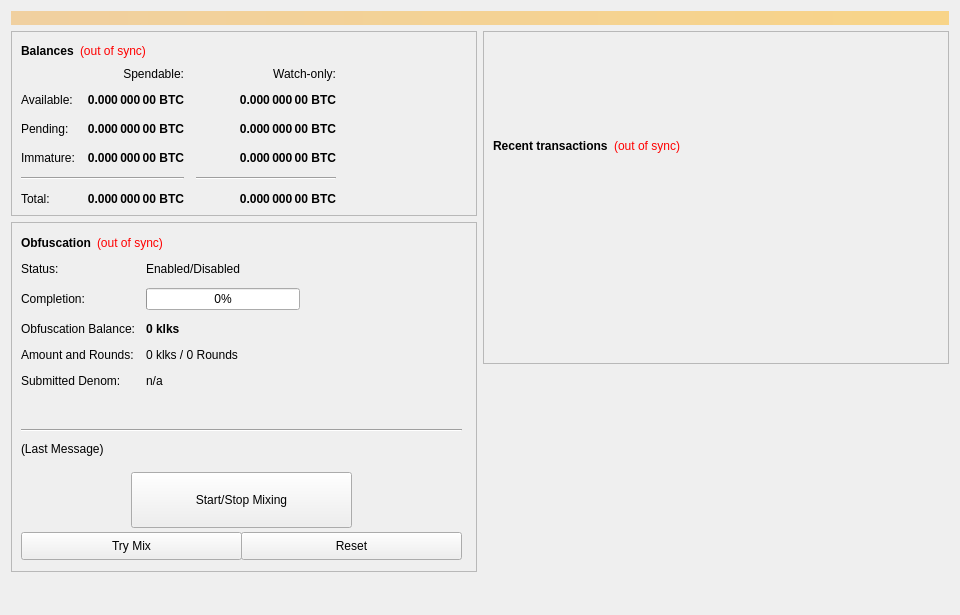
<?xml version="1.0" encoding="UTF-8"?>
<ui version="4.0">
 <class>OverviewPage</class>
 <widget class="QWidget" name="OverviewPage">
  <property name="geometry">
   <rect>
    <x>0</x>
    <y>0</y>
    <width>960</width>
    <height>615</height>
   </rect>
  </property>
  <property name="minimumSize">
   <size>
    <width>960</width>
    <height>0</height>
   </size>
  </property>
  <property name="windowTitle">
   <string>Form</string>
  </property>
  <layout class="QVBoxLayout" name="topLayout">
   <item>
    <widget class="QLabel" name="labelAlerts">
     <property name="visible">
      <bool>false</bool>
     </property>
     <property name="styleSheet">
      <string notr="true">background-color: qlineargradient(x1: 0, y1: 0, x2: 1, y2: 0, stop:0 #F0D0A0, stop:1 #F8D488); color:#000000;</string>
     </property>
     <property name="wordWrap">
      <bool>true</bool>
     </property>
     <property name="margin">
      <number>3</number>
     </property>
    </widget>
   </item>
   <item>
    <layout class="QHBoxLayout" name="horizontalLayout" stretch="1,1">
     <item>
      <layout class="QVBoxLayout" name="verticalLayout_2">
       <item>
        <widget class="QFrame" name="frame">
         <property name="frameShape">
          <enum>QFrame::StyledPanel</enum>
         </property>
         <property name="frameShadow">
          <enum>QFrame::Raised</enum>
         </property>
         <layout class="QVBoxLayout" name="verticalLayout_4">
          <item>
           <layout class="QHBoxLayout" name="horizontalLayout_4">
            <item>
             <widget class="QLabel" name="label_5">
              <property name="font">
               <font>
                <weight>75</weight>
                <bold>true</bold>
               </font>
              </property>
              <property name="text">
               <string>Balances</string>
              </property>
             </widget>
            </item>
            <item>
             <widget class="QLabel" name="labelWalletStatus">
              <property name="cursor">
               <cursorShape>WhatsThisCursor</cursorShape>
              </property>
              <property name="toolTip">
               <string>The displayed information may be out of date. Your wallet automatically synchronizes with the klks network after a connection is established, but this process has not completed yet.</string>
              </property>
              <property name="styleSheet">
               <string notr="true">QLabel { color: red; }</string>
              </property>
              <property name="text">
               <string notr="true">(out of sync)</string>
              </property>
              <property name="alignment">
               <set>Qt::AlignLeading|Qt::AlignLeft|Qt::AlignVCenter</set>
              </property>
             </widget>
            </item>
            <item>
             <spacer name="horizontalSpacer_3">
              <property name="orientation">
               <enum>Qt::Horizontal</enum>
              </property>
              <property name="sizeHint" stdset="0">
               <size>
                <width>40</width>
                <height>20</height>
               </size>
              </property>
             </spacer>
            </item>
           </layout>
          </item>
          <item>
           <layout class="QGridLayout" name="gridLayout">
            <property name="spacing">
             <number>12</number>
            </property>
            <item row="2" column="2">
             <widget class="QLabel" name="labelWatchPending">
              <property name="font">
               <font>
                <weight>75</weight>
                <bold>true</bold>
               </font>
              </property>
              <property name="cursor">
               <cursorShape>IBeamCursor</cursorShape>
              </property>
              <property name="toolTip">
               <string>Unconfirmed transactions to watch-only addresses</string>
              </property>
              <property name="text">
               <string notr="true">0.000 000 00 BTC</string>
              </property>
              <property name="alignment">
               <set>Qt::AlignRight|Qt::AlignTrailing|Qt::AlignVCenter</set>
              </property>
              <property name="textInteractionFlags">
               <set>Qt::LinksAccessibleByMouse|Qt::TextSelectableByKeyboard|Qt::TextSelectableByMouse</set>
              </property>
             </widget>
            </item>
            <item row="2" column="1">
             <widget class="QLabel" name="labelUnconfirmed">
              <property name="font">
               <font>
                <weight>75</weight>
                <bold>true</bold>
               </font>
              </property>
              <property name="cursor">
               <cursorShape>IBeamCursor</cursorShape>
              </property>
              <property name="toolTip">
               <string>Total of transactions that have yet to be confirmed, and do not yet count toward the spendable balance</string>
              </property>
              <property name="text">
               <string notr="true">0.000 000 00 BTC</string>
              </property>
              <property name="alignment">
               <set>Qt::AlignRight|Qt::AlignTrailing|Qt::AlignVCenter</set>
              </property>
              <property name="textInteractionFlags">
               <set>Qt::LinksAccessibleByMouse|Qt::TextSelectableByKeyboard|Qt::TextSelectableByMouse</set>
              </property>
             </widget>
            </item>
            <item row="3" column="2">
             <widget class="QLabel" name="labelWatchImmature">
              <property name="font">
               <font>
                <weight>75</weight>
                <bold>true</bold>
               </font>
              </property>
              <property name="cursor">
               <cursorShape>IBeamCursor</cursorShape>
              </property>
              <property name="toolTip">
               <string>Staked or masternode rewards in watch-only addresses that has not yet matured</string>
              </property>
              <property name="text">
               <string notr="true">0.000 000 00 BTC</string>
              </property>
              <property name="alignment">
               <set>Qt::AlignRight|Qt::AlignTrailing|Qt::AlignVCenter</set>
              </property>
              <property name="textInteractionFlags">
               <set>Qt::LinksAccessibleByMouse|Qt::TextSelectableByKeyboard|Qt::TextSelectableByMouse</set>
              </property>
             </widget>
            </item>
            <item row="4" column="0" colspan="2">
             <widget class="Line" name="lineSpendableBalance">
              <property name="orientation">
               <enum>Qt::Horizontal</enum>
              </property>
             </widget>
            </item>
            <item row="4" column="2">
             <widget class="Line" name="lineWatchBalance">
              <property name="sizePolicy">
               <sizepolicy hsizetype="Preferred" vsizetype="Fixed">
                <horstretch>0</horstretch>
                <verstretch>0</verstretch>
               </sizepolicy>
              </property>
              <property name="minimumSize">
               <size>
                <width>140</width>
                <height>0</height>
               </size>
              </property>
              <property name="orientation">
               <enum>Qt::Horizontal</enum>
              </property>
             </widget>
            </item>
            <item row="5" column="0">
             <widget class="QLabel" name="labelTotalText">
              <property name="text">
               <string>Total:</string>
              </property>
             </widget>
            </item>
            <item row="3" column="1">
             <widget class="QLabel" name="labelImmature">
              <property name="font">
               <font>
                <weight>75</weight>
                <bold>true</bold>
               </font>
              </property>
              <property name="cursor">
               <cursorShape>IBeamCursor</cursorShape>
              </property>
              <property name="toolTip">
               <string>Staked or masternode rewards that has not yet matured</string>
              </property>
              <property name="text">
               <string notr="true">0.000 000 00 BTC</string>
              </property>
              <property name="alignment">
               <set>Qt::AlignRight|Qt::AlignTrailing|Qt::AlignVCenter</set>
              </property>
              <property name="textInteractionFlags">
               <set>Qt::LinksAccessibleByMouse|Qt::TextSelectableByKeyboard|Qt::TextSelectableByMouse</set>
              </property>
             </widget>
            </item>
            <item row="2" column="3">
             <spacer name="horizontalSpacer_2">
              <property name="orientation">
               <enum>Qt::Horizontal</enum>
              </property>
              <property name="sizeHint" stdset="0">
               <size>
                <width>40</width>
                <height>20</height>
               </size>
              </property>
             </spacer>
            </item>
            <item row="3" column="0">
             <widget class="QLabel" name="labelImmatureText">
              <property name="text">
               <string>Immature:</string>
              </property>
             </widget>
            </item>
            <item row="5" column="1">
             <widget class="QLabel" name="labelTotal">
              <property name="font">
               <font>
                <weight>75</weight>
                <bold>true</bold>
               </font>
              </property>
              <property name="cursor">
               <cursorShape>IBeamCursor</cursorShape>
              </property>
              <property name="toolTip">
               <string>Your current total balance</string>
              </property>
              <property name="text">
               <string notr="true">0.000 000 00 BTC</string>
              </property>
              <property name="alignment">
               <set>Qt::AlignRight|Qt::AlignTrailing|Qt::AlignVCenter</set>
              </property>
              <property name="textInteractionFlags">
               <set>Qt::LinksAccessibleByMouse|Qt::TextSelectableByKeyboard|Qt::TextSelectableByMouse</set>
              </property>
             </widget>
            </item>
            <item row="5" column="2">
             <widget class="QLabel" name="labelWatchTotal">
              <property name="font">
               <font>
                <weight>75</weight>
                <bold>true</bold>
               </font>
              </property>
              <property name="cursor">
               <cursorShape>IBeamCursor</cursorShape>
              </property>
              <property name="toolTip">
               <string>Current total balance in watch-only addresses</string>
              </property>
              <property name="text">
               <string notr="true">0.000 000 00 BTC</string>
              </property>
              <property name="alignment">
               <set>Qt::AlignRight|Qt::AlignTrailing|Qt::AlignVCenter</set>
              </property>
              <property name="textInteractionFlags">
               <set>Qt::LinksAccessibleByMouse|Qt::TextSelectableByKeyboard|Qt::TextSelectableByMouse</set>
              </property>
             </widget>
            </item>
            <item row="0" column="2">
             <widget class="QLabel" name="labelWatchonly">
              <property name="text">
               <string>Watch-only:</string>
              </property>
              <property name="alignment">
               <set>Qt::AlignRight|Qt::AlignTrailing|Qt::AlignVCenter</set>
              </property>
             </widget>
            </item>
            <item row="1" column="0">
             <widget class="QLabel" name="labelBalanceText">
              <property name="text">
               <string>Available:</string>
              </property>
             </widget>
            </item>
            <item row="1" column="1">
             <widget class="QLabel" name="labelBalance">
              <property name="font">
               <font>
                <weight>75</weight>
                <bold>true</bold>
               </font>
              </property>
              <property name="cursor">
               <cursorShape>IBeamCursor</cursorShape>
              </property>
              <property name="toolTip">
               <string>Your current spendable balance</string>
              </property>
              <property name="text">
               <string notr="true">0.000 000 00 BTC</string>
              </property>
              <property name="alignment">
               <set>Qt::AlignRight|Qt::AlignTrailing|Qt::AlignVCenter</set>
              </property>
              <property name="textInteractionFlags">
               <set>Qt::LinksAccessibleByMouse|Qt::TextSelectableByKeyboard|Qt::TextSelectableByMouse</set>
              </property>
             </widget>
            </item>
            <item row="1" column="2">
             <widget class="QLabel" name="labelWatchAvailable">
              <property name="font">
               <font>
                <weight>75</weight>
                <bold>true</bold>
               </font>
              </property>
              <property name="cursor">
               <cursorShape>IBeamCursor</cursorShape>
              </property>
              <property name="toolTip">
               <string>Your current balance in watch-only addresses</string>
              </property>
              <property name="text">
               <string notr="true">0.000 000 00 BTC</string>
              </property>
              <property name="alignment">
               <set>Qt::AlignRight|Qt::AlignTrailing|Qt::AlignVCenter</set>
              </property>
              <property name="textInteractionFlags">
               <set>Qt::LinksAccessibleByMouse|Qt::TextSelectableByKeyboard|Qt::TextSelectableByMouse</set>
              </property>
             </widget>
            </item>
            <item row="2" column="0">
             <widget class="QLabel" name="labelPendingText">
              <property name="text">
               <string>Pending:</string>
              </property>
             </widget>
            </item>
            <item row="0" column="1">
             <widget class="QLabel" name="labelSpendable">
              <property name="text">
               <string>Spendable:</string>
              </property>
              <property name="alignment">
               <set>Qt::AlignRight|Qt::AlignTrailing|Qt::AlignVCenter</set>
              </property>
             </widget>
            </item>
           </layout>
          </item>
         </layout>
        </widget>
       </item>
       <item>
        <widget class="QFrame" name="frameObfuscation">
         <property name="minimumSize">
          <size>
           <width>0</width>
           <height>350</height>
          </size>
         </property>
         <property name="layoutDirection">
          <enum>Qt::LeftToRight</enum>
         </property>
         <property name="frameShape">
          <enum>QFrame::StyledPanel</enum>
         </property>
         <property name="frameShadow">
          <enum>QFrame::Raised</enum>
         </property>
         <widget class="QWidget" name="formLayoutWidget">
          <property name="geometry">
           <rect>
            <x>10</x>
            <y>40</y>
            <width>451</width>
            <height>161</height>
           </rect>
          </property>
          <layout class="QFormLayout" name="formLayout">
           <property name="fieldGrowthPolicy">
            <enum>QFormLayout::AllNonFixedFieldsGrow</enum>
           </property>
           <property name="horizontalSpacing">
            <number>11</number>
           </property>
           <property name="verticalSpacing">
            <number>12</number>
           </property>
           <item row="0" column="0">
            <widget class="QLabel" name="label_6">
             <property name="text">
              <string>Status:</string>
             </property>
            </widget>
           </item>
           <item row="1" column="0">
            <widget class="QLabel" name="label_7">
             <property name="text">
              <string>Completion:</string>
             </property>
            </widget>
           </item>
           <item row="1" column="1">
            <widget class="QProgressBar" name="obfuscationProgress">
             <property name="maximumSize">
              <size>
               <width>154</width>
               <height>16777215</height>
              </size>
             </property>
             <property name="value">
              <number>0</number>
             </property>
            </widget>
           </item>
           <item row="2" column="0">
            <widget class="QLabel" name="labelAnonymizedText">
             <property name="text">
              <string>Obfuscation Balance:</string>
             </property>
            </widget>
           </item>
           <item row="2" column="1">
            <widget class="QLabel" name="labelAnonymized">
             <property name="font">
              <font>
               <weight>75</weight>
               <bold>true</bold>
              </font>
             </property>
             <property name="text">
              <string notr="true">0 klks</string>
             </property>
            </widget>
           </item>
           <item row="3" column="0">
            <widget class="QLabel" name="label_8">
             <property name="text">
              <string>Amount and Rounds:</string>
             </property>
            </widget>
           </item>
           <item row="3" column="1">
            <widget class="QLabel" name="labelAmountRounds">
             <property name="text">
              <string>0 klks / 0 Rounds</string>
             </property>
            </widget>
           </item>
           <item row="4" column="0">
            <widget class="QLabel" name="label_9">
             <property name="text">
              <string>Submitted Denom:</string>
             </property>
            </widget>
           </item>
           <item row="4" column="1">
            <widget class="QLabel" name="labelSubmittedDenom">
             <property name="toolTip">
              <string>The denominations you submitted to the Masternode.&lt;br&gt;To mix, other users must submit the exact same denominations.</string>
             </property>
             <property name="text">
              <string>n/a</string>
             </property>
            </widget>
           </item>
           <item row="0" column="1">
            <widget class="QLabel" name="obfuscationEnabled">
             <property name="text">
              <string>Enabled/Disabled</string>
             </property>
            </widget>
           </item>
          </layout>
         </widget>
         <widget class="QPushButton" name="runAutoDenom">
          <property name="geometry">
           <rect>
            <x>251</x>
            <y>17</y>
            <width>1</width>
            <height>1</height>
           </rect>
          </property>
          <property name="palette">
           <palette>
            <active>
             <colorrole role="WindowText">
              <brush brushstyle="SolidPattern">
               <color alpha="255">
                <red>0</red>
                <green>0</green>
                <blue>0</blue>
               </color>
              </brush>
             </colorrole>
             <colorrole role="Button">
              <brush brushstyle="SolidPattern">
               <color alpha="255">
                <red>239</red>
                <green>238</green>
                <blue>238</blue>
               </color>
              </brush>
             </colorrole>
             <colorrole role="Light">
              <brush brushstyle="SolidPattern">
               <color alpha="255">
                <red>255</red>
                <green>255</green>
                <blue>255</blue>
               </color>
              </brush>
             </colorrole>
             <colorrole role="Midlight">
              <brush brushstyle="SolidPattern">
               <color alpha="255">
                <red>247</red>
                <green>246</green>
                <blue>246</blue>
               </color>
              </brush>
             </colorrole>
             <colorrole role="Dark">
              <brush brushstyle="SolidPattern">
               <color alpha="255">
                <red>119</red>
                <green>119</green>
                <blue>119</blue>
               </color>
              </brush>
             </colorrole>
             <colorrole role="Mid">
              <brush brushstyle="SolidPattern">
               <color alpha="255">
                <red>159</red>
                <green>159</green>
                <blue>159</blue>
               </color>
              </brush>
             </colorrole>
             <colorrole role="Text">
              <brush brushstyle="SolidPattern">
               <color alpha="255">
                <red>0</red>
                <green>0</green>
                <blue>0</blue>
               </color>
              </brush>
             </colorrole>
             <colorrole role="BrightText">
              <brush brushstyle="SolidPattern">
               <color alpha="255">
                <red>255</red>
                <green>255</green>
                <blue>255</blue>
               </color>
              </brush>
             </colorrole>
             <colorrole role="ButtonText">
              <brush brushstyle="SolidPattern">
               <color alpha="255">
                <red>0</red>
                <green>0</green>
                <blue>0</blue>
               </color>
              </brush>
             </colorrole>
             <colorrole role="Base">
              <brush brushstyle="SolidPattern">
               <color alpha="255">
                <red>255</red>
                <green>255</green>
                <blue>255</blue>
               </color>
              </brush>
             </colorrole>
             <colorrole role="Window">
              <brush brushstyle="SolidPattern">
               <color alpha="255">
                <red>239</red>
                <green>238</green>
                <blue>238</blue>
               </color>
              </brush>
             </colorrole>
             <colorrole role="Shadow">
              <brush brushstyle="SolidPattern">
               <color alpha="255">
                <red>0</red>
                <green>0</green>
                <blue>0</blue>
               </color>
              </brush>
             </colorrole>
             <colorrole role="AlternateBase">
              <brush brushstyle="SolidPattern">
               <color alpha="255">
                <red>247</red>
                <green>246</green>
                <blue>246</blue>
               </color>
              </brush>
             </colorrole>
             <colorrole role="ToolTipBase">
              <brush brushstyle="SolidPattern">
               <color alpha="255">
                <red>255</red>
                <green>255</green>
                <blue>220</blue>
               </color>
              </brush>
             </colorrole>
             <colorrole role="ToolTipText">
              <brush brushstyle="SolidPattern">
               <color alpha="255">
                <red>0</red>
                <green>0</green>
                <blue>0</blue>
               </color>
              </brush>
             </colorrole>
            </active>
            <inactive>
             <colorrole role="WindowText">
              <brush brushstyle="SolidPattern">
               <color alpha="255">
                <red>0</red>
                <green>0</green>
                <blue>0</blue>
               </color>
              </brush>
             </colorrole>
             <colorrole role="Button">
              <brush brushstyle="SolidPattern">
               <color alpha="255">
                <red>239</red>
                <green>238</green>
                <blue>238</blue>
               </color>
              </brush>
             </colorrole>
             <colorrole role="Light">
              <brush brushstyle="SolidPattern">
               <color alpha="255">
                <red>255</red>
                <green>255</green>
                <blue>255</blue>
               </color>
              </brush>
             </colorrole>
             <colorrole role="Midlight">
              <brush brushstyle="SolidPattern">
               <color alpha="255">
                <red>247</red>
                <green>246</green>
                <blue>246</blue>
               </color>
              </brush>
             </colorrole>
             <colorrole role="Dark">
              <brush brushstyle="SolidPattern">
               <color alpha="255">
                <red>119</red>
                <green>119</green>
                <blue>119</blue>
               </color>
              </brush>
             </colorrole>
             <colorrole role="Mid">
              <brush brushstyle="SolidPattern">
               <color alpha="255">
                <red>159</red>
                <green>159</green>
                <blue>159</blue>
               </color>
              </brush>
             </colorrole>
             <colorrole role="Text">
              <brush brushstyle="SolidPattern">
               <color alpha="255">
                <red>0</red>
                <green>0</green>
                <blue>0</blue>
               </color>
              </brush>
             </colorrole>
             <colorrole role="BrightText">
              <brush brushstyle="SolidPattern">
               <color alpha="255">
                <red>255</red>
                <green>255</green>
                <blue>255</blue>
               </color>
              </brush>
             </colorrole>
             <colorrole role="ButtonText">
              <brush brushstyle="SolidPattern">
               <color alpha="255">
                <red>0</red>
                <green>0</green>
                <blue>0</blue>
               </color>
              </brush>
             </colorrole>
             <colorrole role="Base">
              <brush brushstyle="SolidPattern">
               <color alpha="255">
                <red>255</red>
                <green>255</green>
                <blue>255</blue>
               </color>
              </brush>
             </colorrole>
             <colorrole role="Window">
              <brush brushstyle="SolidPattern">
               <color alpha="255">
                <red>239</red>
                <green>238</green>
                <blue>238</blue>
               </color>
              </brush>
             </colorrole>
             <colorrole role="Shadow">
              <brush brushstyle="SolidPattern">
               <color alpha="255">
                <red>0</red>
                <green>0</green>
                <blue>0</blue>
               </color>
              </brush>
             </colorrole>
             <colorrole role="AlternateBase">
              <brush brushstyle="SolidPattern">
               <color alpha="255">
                <red>247</red>
                <green>246</green>
                <blue>246</blue>
               </color>
              </brush>
             </colorrole>
             <colorrole role="ToolTipBase">
              <brush brushstyle="SolidPattern">
               <color alpha="255">
                <red>255</red>
                <green>255</green>
                <blue>220</blue>
               </color>
              </brush>
             </colorrole>
             <colorrole role="ToolTipText">
              <brush brushstyle="SolidPattern">
               <color alpha="255">
                <red>0</red>
                <green>0</green>
                <blue>0</blue>
               </color>
              </brush>
             </colorrole>
            </inactive>
            <disabled>
             <colorrole role="WindowText">
              <brush brushstyle="SolidPattern">
               <color alpha="255">
                <red>119</red>
                <green>119</green>
                <blue>119</blue>
               </color>
              </brush>
             </colorrole>
             <colorrole role="Button">
              <brush brushstyle="SolidPattern">
               <color alpha="255">
                <red>239</red>
                <green>238</green>
                <blue>238</blue>
               </color>
              </brush>
             </colorrole>
             <colorrole role="Light">
              <brush brushstyle="SolidPattern">
               <color alpha="255">
                <red>255</red>
                <green>255</green>
                <blue>255</blue>
               </color>
              </brush>
             </colorrole>
             <colorrole role="Midlight">
              <brush brushstyle="SolidPattern">
               <color alpha="255">
                <red>247</red>
                <green>246</green>
                <blue>246</blue>
               </color>
              </brush>
             </colorrole>
             <colorrole role="Dark">
              <brush brushstyle="SolidPattern">
               <color alpha="255">
                <red>119</red>
                <green>119</green>
                <blue>119</blue>
               </color>
              </brush>
             </colorrole>
             <colorrole role="Mid">
              <brush brushstyle="SolidPattern">
               <color alpha="255">
                <red>159</red>
                <green>159</green>
                <blue>159</blue>
               </color>
              </brush>
             </colorrole>
             <colorrole role="Text">
              <brush brushstyle="SolidPattern">
               <color alpha="255">
                <red>119</red>
                <green>119</green>
                <blue>119</blue>
               </color>
              </brush>
             </colorrole>
             <colorrole role="BrightText">
              <brush brushstyle="SolidPattern">
               <color alpha="255">
                <red>255</red>
                <green>255</green>
                <blue>255</blue>
               </color>
              </brush>
             </colorrole>
             <colorrole role="ButtonText">
              <brush brushstyle="SolidPattern">
               <color alpha="255">
                <red>119</red>
                <green>119</green>
                <blue>119</blue>
               </color>
              </brush>
             </colorrole>
             <colorrole role="Base">
              <brush brushstyle="SolidPattern">
               <color alpha="255">
                <red>239</red>
                <green>238</green>
                <blue>238</blue>
               </color>
              </brush>
             </colorrole>
             <colorrole role="Window">
              <brush brushstyle="SolidPattern">
               <color alpha="255">
                <red>239</red>
                <green>238</green>
                <blue>238</blue>
               </color>
              </brush>
             </colorrole>
             <colorrole role="Shadow">
              <brush brushstyle="SolidPattern">
               <color alpha="255">
                <red>0</red>
                <green>0</green>
                <blue>0</blue>
               </color>
              </brush>
             </colorrole>
             <colorrole role="AlternateBase">
              <brush brushstyle="SolidPattern">
               <color alpha="255">
                <red>239</red>
                <green>238</green>
                <blue>238</blue>
               </color>
              </brush>
             </colorrole>
             <colorrole role="ToolTipBase">
              <brush brushstyle="SolidPattern">
               <color alpha="255">
                <red>255</red>
                <green>255</green>
                <blue>220</blue>
               </color>
              </brush>
             </colorrole>
             <colorrole role="ToolTipText">
              <brush brushstyle="SolidPattern">
               <color alpha="255">
                <red>0</red>
                <green>0</green>
                <blue>0</blue>
               </color>
              </brush>
             </colorrole>
            </disabled>
           </palette>
          </property>
          <property name="focusPolicy">
           <enum>Qt::NoFocus</enum>
          </property>
          <property name="autoFillBackground">
           <bool>true</bool>
          </property>
          <property name="text">
           <string/>
          </property>
          <property name="flat">
           <bool>true</bool>
          </property>
         </widget>
         <widget class="QPushButton" name="toggleObfuscation">
          <property name="geometry">
           <rect>
            <x>120</x>
            <y>250</y>
            <width>221</width>
            <height>56</height>
           </rect>
          </property>
          <property name="sizePolicy">
           <sizepolicy hsizetype="MinimumExpanding" vsizetype="Fixed">
            <horstretch>0</horstretch>
            <verstretch>0</verstretch>
           </sizepolicy>
          </property>
          <property name="text">
           <string>Start/Stop Mixing</string>
          </property>
         </widget>
         <widget class="Line" name="lineLastMessage">
          <property name="geometry">
           <rect>
            <x>10</x>
            <y>200</y>
            <width>441</width>
            <height>16</height>
           </rect>
          </property>
          <property name="orientation">
           <enum>Qt::Horizontal</enum>
          </property>
         </widget>
         <widget class="QLabel" name="obfuscationStatus">
          <property name="geometry">
           <rect>
            <x>10</x>
            <y>220</y>
            <width>451</width>
            <height>61</height>
           </rect>
          </property>
          <property name="minimumSize">
           <size>
            <width>288</width>
            <height>43</height>
           </size>
          </property>
          <property name="text">
           <string>(Last Message)</string>
          </property>
          <property name="alignment">
           <set>Qt::AlignLeading|Qt::AlignLeft|Qt::AlignTop</set>
          </property>
          <property name="wordWrap">
           <bool>true</bool>
          </property>
         </widget>
         <widget class="QPushButton" name="obfuscationAuto">
          <property name="geometry">
           <rect>
            <x>10</x>
            <y>310</y>
            <width>221</width>
            <height>28</height>
           </rect>
          </property>
          <property name="sizePolicy">
           <sizepolicy hsizetype="MinimumExpanding" vsizetype="Fixed">
            <horstretch>0</horstretch>
            <verstretch>0</verstretch>
           </sizepolicy>
          </property>
          <property name="toolTip">
           <string>Try to manually submit a Obfuscation request.</string>
          </property>
          <property name="text">
           <string>Try Mix</string>
          </property>
         </widget>
         <widget class="QPushButton" name="obfuscationReset">
          <property name="geometry">
           <rect>
            <x>230</x>
            <y>310</y>
            <width>221</width>
            <height>28</height>
           </rect>
          </property>
          <property name="sizePolicy">
           <sizepolicy hsizetype="MinimumExpanding" vsizetype="Fixed">
            <horstretch>0</horstretch>
            <verstretch>0</verstretch>
           </sizepolicy>
          </property>
          <property name="toolTip">
           <string>Reset the current status of Obfuscation (can interrupt Obfuscation if it's in the process of Mixing, which can cost you money!)</string>
          </property>
          <property name="autoFillBackground">
           <bool>false</bool>
          </property>
          <property name="text">
           <string>Reset</string>
          </property>
         </widget>
         <widget class="QWidget" name="layoutWidget">
          <property name="geometry">
           <rect>
            <x>10</x>
            <y>10</y>
            <width>431</width>
            <height>22</height>
           </rect>
          </property>
          <layout class="QHBoxLayout" name="horizontalLayout_5">
           <item>
            <widget class="QLabel" name="label_2">
             <property name="font">
              <font>
               <weight>75</weight>
               <bold>true</bold>
              </font>
             </property>
             <property name="text">
              <string>Obfuscation</string>
             </property>
            </widget>
           </item>
           <item>
            <widget class="QLabel" name="labelObfuscationSyncStatus">
             <property name="toolTip">
              <string>The displayed information may be out of date. Your wallet automatically synchronizes with the klks network after a connection is established, but this process has not completed yet.</string>
             </property>
             <property name="styleSheet">
              <string notr="true">QLabel { color: red; }</string>
             </property>
             <property name="text">
              <string notr="true">(out of sync)</string>
             </property>
             <property name="alignment">
              <set>Qt::AlignLeading|Qt::AlignLeft|Qt::AlignVCenter</set>
             </property>
            </widget>
           </item>
           <item>
            <spacer name="horizontalSpacer_4">
             <property name="orientation">
              <enum>Qt::Horizontal</enum>
             </property>
             <property name="sizeHint" stdset="0">
              <size>
               <width>40</width>
               <height>20</height>
              </size>
             </property>
            </spacer>
           </item>
          </layout>
         </widget>
        </widget>
       </item>
       <item>
        <spacer name="verticalSpacer">
         <property name="orientation">
          <enum>Qt::Vertical</enum>
         </property>
         <property name="sizeHint" stdset="0">
          <size>
           <width>20</width>
           <height>40</height>
          </size>
         </property>
        </spacer>
       </item>
      </layout>
     </item>
     <item>
      <layout class="QVBoxLayout" name="verticalLayout_3">
       <item>
        <widget class="QFrame" name="frame_2">
         <property name="frameShape">
          <enum>QFrame::StyledPanel</enum>
         </property>
         <property name="frameShadow">
          <enum>QFrame::Raised</enum>
         </property>
         <layout class="QVBoxLayout" name="verticalLayout">
          <item>
           <spacer name="verticalSpacer_3">
            <property name="orientation">
             <enum>Qt::Vertical</enum>
            </property>
            <property name="sizeType">
             <enum>QSizePolicy::Fixed</enum>
            </property>
            <property name="sizeHint" stdset="0">
             <size>
              <width>20</width>
              <height>75</height>
             </size>
            </property>
           </spacer>
          </item>


                <item>
            <widget class="QLabel" name="labelview">
            <property name="baseSize">
             <size>
              <width>20</width>
              <height>3</height>
             </size>
            </property>
            <property name="pixmap">
             <pixmap>:/images/touchview1</pixmap>
            </property>
              <property name="alignment">
               <set>Qt::AlignHCenter</set>
              </property>
           </widget>
                </item>


          <item>
           <layout class="QHBoxLayout" name="horizontalLayout_2">
            <item>
             <widget class="QLabel" name="label_4">
              <property name="font">
               <font>
                <weight>75</weight>
                <bold>true</bold>
               </font>
              </property>
              <property name="text">
               <string>Recent transactions</string>
              </property>
             </widget>
            </item>
            <item>
             <widget class="QLabel" name="labelTransactionsStatus">
              <property name="cursor">
               <cursorShape>WhatsThisCursor</cursorShape>
              </property>
              <property name="toolTip">
               <string>The displayed information may be out of date. Your wallet automatically synchronizes with the klks network after a connection is established, but this process has not completed yet.</string>
              </property>
              <property name="styleSheet">
               <string notr="true">QLabel { color: red; }</string>
              </property>
              <property name="text">
               <string notr="true">(out of sync)</string>
              </property>
              <property name="alignment">
               <set>Qt::AlignRight|Qt::AlignTrailing|Qt::AlignVCenter</set>
              </property>
             </widget>
            </item>
            <item>
             <spacer name="horizontalSpacer">
              <property name="orientation">
               <enum>Qt::Horizontal</enum>
              </property>
              <property name="sizeHint" stdset="0">
               <size>
                <width>40</width>
                <height>20</height>
               </size>
              </property>
             </spacer>
            </item>
           </layout>
          </item>
          <item>
           <widget class="QListView" name="listTransactions">
            <property name="styleSheet">
             <string notr="true">QListView { background: transparent; }</string>
            </property>
            <property name="frameShape">
             <enum>QFrame::NoFrame</enum>
            </property>
            <property name="verticalScrollBarPolicy">
             <enum>Qt::ScrollBarAlwaysOff</enum>
            </property>
            <property name="horizontalScrollBarPolicy">
             <enum>Qt::ScrollBarAlwaysOff</enum>
            </property>
            <property name="selectionMode">
             <enum>QAbstractItemView::NoSelection</enum>
            </property>
           </widget>
          </item>
         </layout>
        </widget>
       </item>


                <item>
            <widget class="QLabel" name="labelface">
            <property name="baseSize">
             <size>
              <width>20</width>
              <height>3</height>
             </size>
            </property>
            <property name="pixmap">
             <pixmap>:/images/walletface</pixmap>
            </property>
              <property name="alignment">
               <set>Qt::AlignHCenter</set>
              </property>
           </widget>
                </item>




       <item>
        <spacer name="verticalSpacer_2">
         <property name="orientation">
          <enum>Qt::Vertical</enum>
         </property>
         <property name="sizeType">
          <enum>QSizePolicy::Expanding</enum>
         </property>
         <property name="sizeHint" stdset="0">
          <size>
           <width>20</width>
           <height>40</height>
          </size>
         </property>
        </spacer>
       </item>
      </layout>
     </item>
    </layout>
   </item>
  </layout>
 </widget>
 <resources/>
 <connections/>
</ui>
